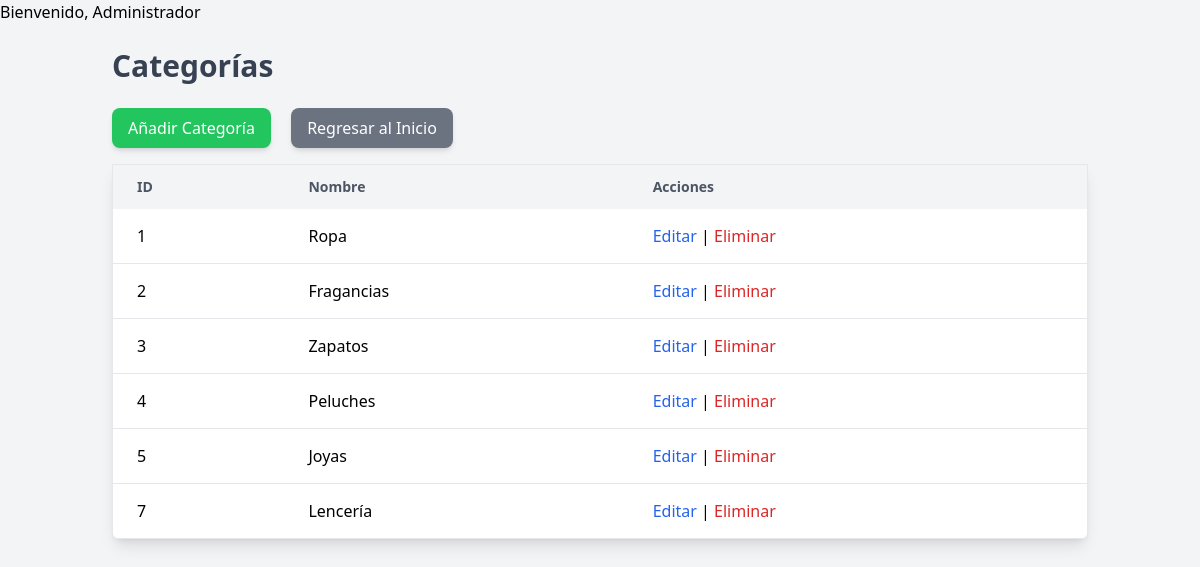
The app's page /views/categorias/index.php (signed in) with its own data.
### tables this page shows
CREATE TABLE `categorias` (
  `categoria_id` int NOT NULL AUTO_INCREMENT,
  `nombre_categoria` varchar(100) NOT NULL,
  `categoria_padre_id` int DEFAULT NULL,
  PRIMARY KEY (`categoria_id`),
  KEY `categoria_padre_id` (`categoria_padre_id`),
  CONSTRAINT `categorias_ibfk_1` FOREIGN KEY (`categoria_padre_id`) REFERENCES `categorias` (`categoria_id`) ON DELETE SET NULL
);

### models/Categoria.php (called while the page is built, shortened)
<?php
class Categoria {
    private $pdo;
    public function __construct($pdo) {
        $this->pdo = $pdo;
    }
    public function getAll() {
        $stmt = $this->pdo->query("SELECT * FROM Categorias");
        return $stmt->fetchAll(PDO::FETCH_ASSOC);
    }
}
?>

### views/categorias/index.php (the view, shortened to what this page needs)
<?php
echo "<h1>Bienvenido, Administrador</h1>";
require_once '../../config/db.php';
require_once '../../models/Categoria.php';
$categoriaModel = new Categoria($pdo);
$categorias = $categoriaModel->getAll();
?>
<!DOCTYPE html>
<html lang="es">
<head>
    <script src="https://cdn.tailwindcss.com"></script>
</head>
<body class="bg-gray-100">
    <div class="container mx-auto p-6">
        <h1 class="text-3xl font-bold text-gray-700 mb-6">Categorías</h1>
        <a href="form.php" class="inline-block mb-4 text-white bg-green-500 hover:bg-green-600 py-2 px-4 rounded-lg shadow-md">Añadir Categoría</a>
        <a href="../home/index.php" class="inline-block mb-4 ml-4 text-white bg-gray-500 hover:bg-gray-600 py-2 px-4 rounded-lg shadow-md">Regresar al Inicio</a>
        <table class="min-w-full bg-white border border-gray-200 shadow-lg rounded-lg mb-6">
            <thead class="bg-gray-100">
                <tr>
                    <th class="py-3 px-6 text-left text-sm font-semibold text-gray-600">ID</th>
                    <th class="py-3 px-6 text-left text-sm font-semibold text-gray-600">Nombre</th>
                    <th class="py-3 px-6 text-left text-sm font-semibold text-gray-600">Acciones</th>
                </tr>
            </thead>
            <tbody>
                <?php foreach ($categorias as $categoria): ?>
                    <tr class="border-b">
                        <td class="py-4 px-6"><?= $categoria['categoria_id'] ?></td>
                        <td class="py-4 px-6"><?= $categoria['nombre_categoria'] ?></td>
                        <td class="py-4 px-6">
                            <a href="form.php?id=<?= $categoria['categoria_id'] ?>" class="text-blue-600 hover:text-blue-700">Editar</a> |
                            <a href="../../controllers/CategoriaController.php?action=delete&id=<?= $categoria['categoria_id'] ?>" class="text-red-600 hover:text-red-700" onclick="return confirm('¿Estás seguro de eliminar esta categoría?')">Eliminar</a>
                        </td>
                    </tr>
                <?php endforeach; ?>
            </tbody>
        </table>
    </div>
</body>
</html>

### records on screen
categorias: categoria_id "1", nombre_categoria "Ropa"
categorias: categoria_id "2", nombre_categoria "Fragancias"
categorias: categoria_id "3", nombre_categoria "Zapatos"
categorias: categoria_id "4", nombre_categoria "Peluches"
categorias: categoria_id "5", nombre_categoria "Joyas"
categorias: categoria_id "7", nombre_categoria "Lencería"
